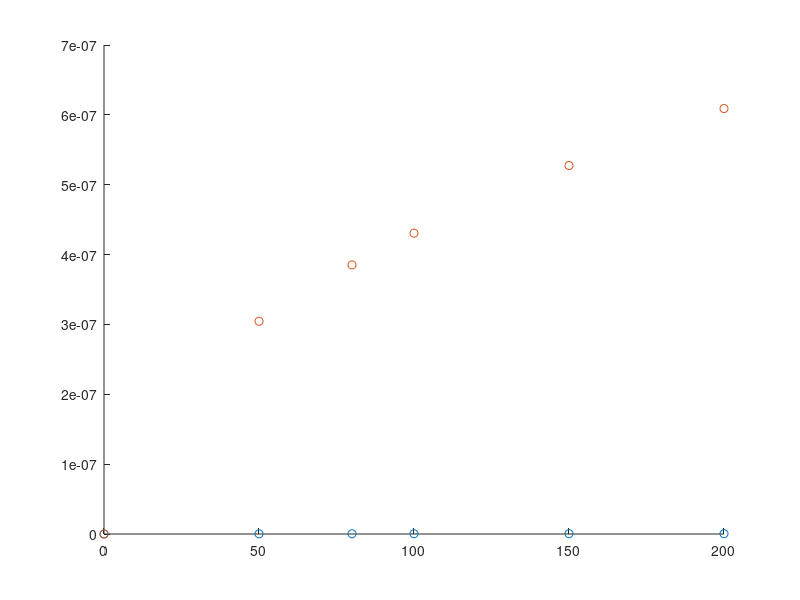

Recreate this plot in MATLAB.
R = 160e-9;
h = 20e-9;
Ms = 490e3;
Aex = 1.05e-11;
mu0 = 4*pi*1e-7;

kB = 1.38064852e-23;

t = [0 50 80 100 150 200];

gamma = 1.760859e11;
d = 2*R;
alpha = 0.03;
CD = 2;

fRes = 337e6;
omega = fRes*2*pi;

%%
%pot = 2*pi*mu0*Ms^2*h^2/R*(log(8*R/h) - 1/2);
pot = 9.98*pi*mu0*Ms^2*h^2/R;
r = @(T) sqrt(2*kB*T/pot);

figure
scatter(t,r(t))
hold on
%%
G0 = -2*pi*Ms*mu0*d/(gamma);
lexc = sqrt(2*Aex/(mu0*Ms^2));
rcore = 0.68*lexc*(h/lexc)^(1/3);
%D = -abs(G0)/2*log(R/(rcore*exp(-CD)));
D = -mu0/gamma*Ms*pi*h*log(R/rcore);

r = @(T) sqrt(2*kB*T*abs(G0)/(omega*(G0^2 + alpha^2*D^2)));

%%

scatter(t,r(t))